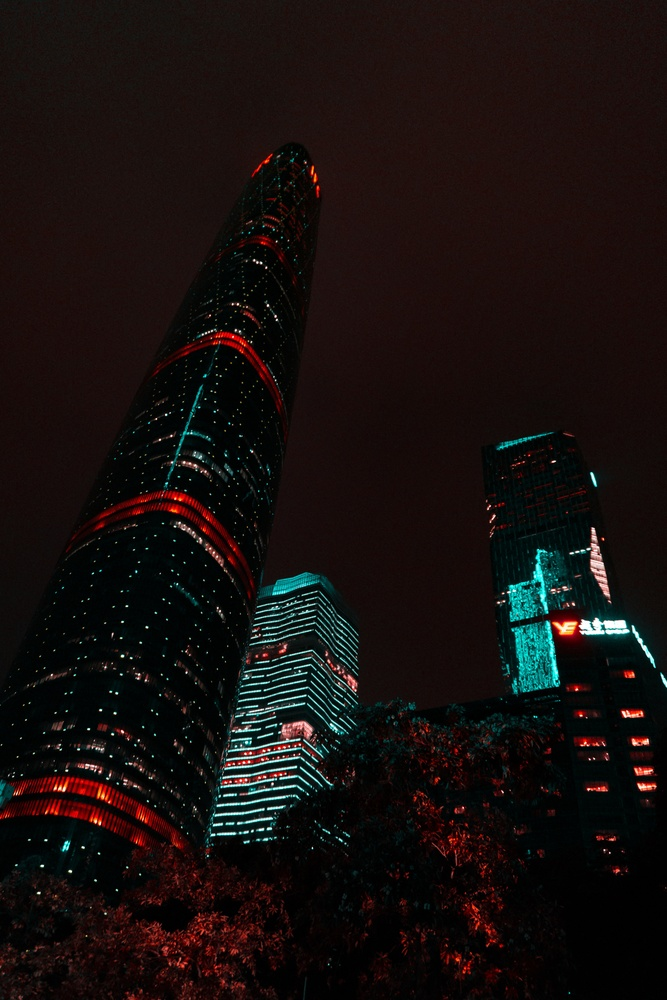
#> input picture images_datasets/pexels-example2.jpg, 667 x 1000 px, shrunk from 3720 x 5580 before the run
$ jupyter execute --allow-errors Compress_with_PCA.ipynb
#> lines starting #> are read from the running program, lines starting #| are printed output that depends on the picture
## Image Colour Compression using Principal Component Analysis

Import Libraries

[cell 1]
import numpy as np
import pandas as pd
import matplotlib.pyplot as plt
from sklearn.decomposition import PCA
import cv2
from scipy.stats import stats
import matplotlib.image as mpimg

Load Image

[cell 2]
img = cv2.cvtColor(cv2.imread('images_datasets/pexels-example2.jpg'), cv2.COLOR_BGR2RGB)
plt.imshow(img)
plt.show()

Image Properties

[cell 3]
img.shape
#> Out = (1000, 667, 3)

Split Image and Display

[cell 4]
#Splitting into channels
blue,green,red = cv2.split(img)
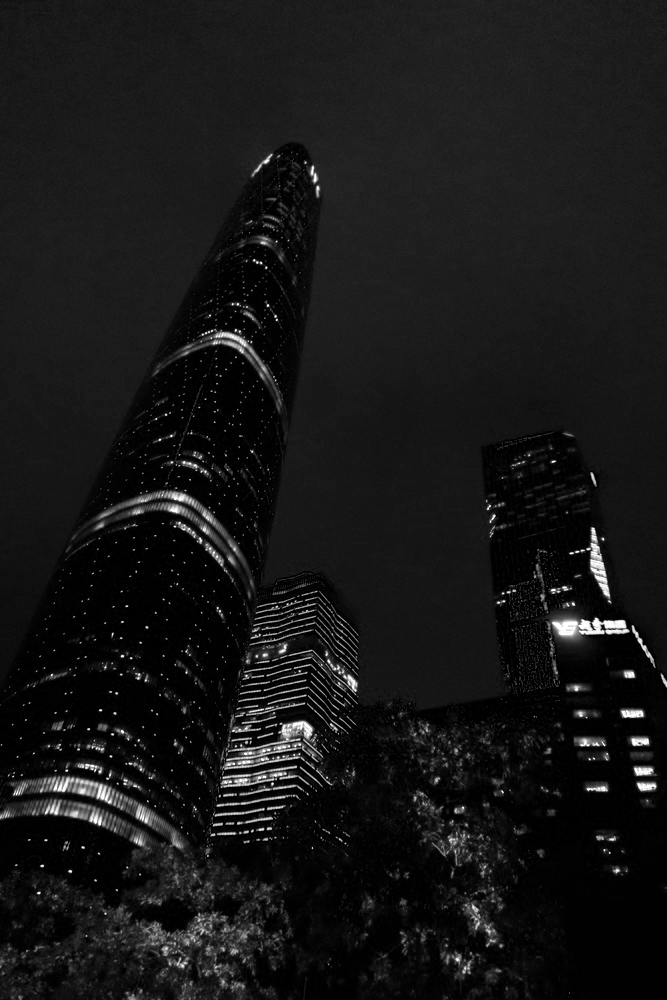
#> blue: shape (1000, 667); min 0, max 255, mean 22.3
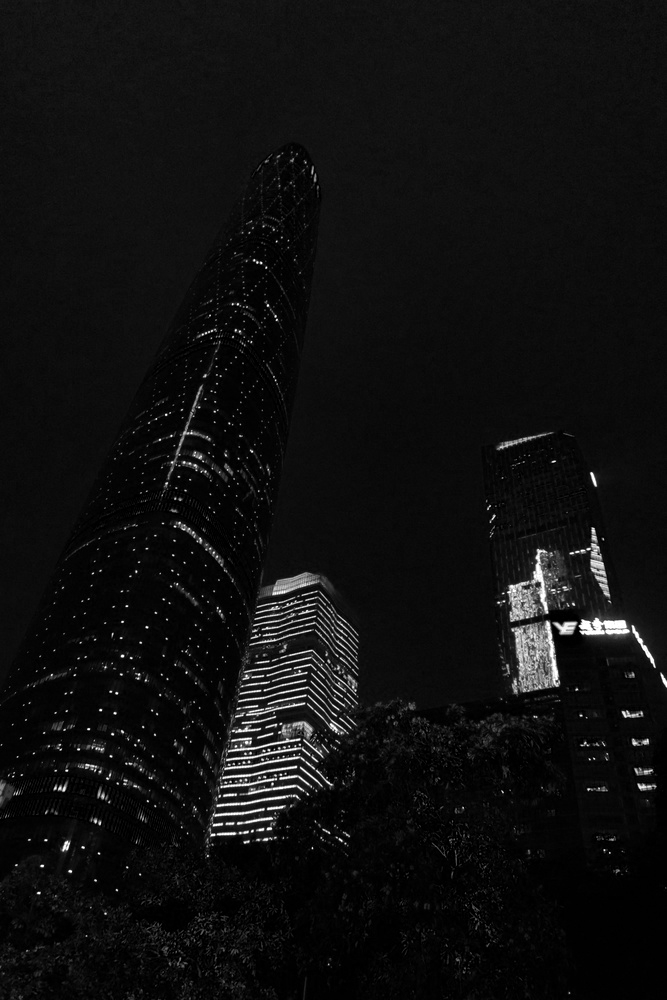
#> green: shape (1000, 667); min 0, max 255, mean 15.4
# Plotting the images
fig = plt.figure(figsize = (15, 7.2))
fig.add_subplot(131)
plt.title("Blue Channel")
plt.imshow(blue)
fig.add_subplot(132)
plt.title("Green Channel")
plt.imshow(green)
fig.add_subplot(133)
plt.title("Red Channel")
plt.imshow(red)
plt.show()
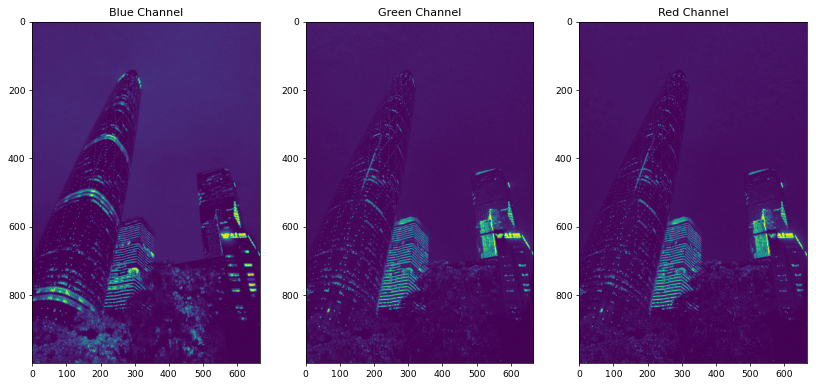
#> figure drawn by matplotlib, 3 panels

Blue channel dataframe

[cell 5]
blue_temp_df = pd.DataFrame(data = blue)
#> blue_temp_df = table of 1000 rows and 667 columns
blue_temp_df
#> Out = table of 1000 rows and 667 columns

I will divide all the data of all channels by 255 so that the data is scaled between 0 and 1.

[cell 6]
df_blue = blue/255
df_green = green/255
df_red = red/255

We already have seen that each channel has 3720 dimensions, and we will now consider only 50 dimensions for PCA and fit and transform the data and check how much variance is explained after reducing data to 50 dimensions.

[cell 7]
pca_b = PCA(n_components=50)
pca_b.fit(df_blue)
trans_pca_b = pca_b.transform(df_blue)
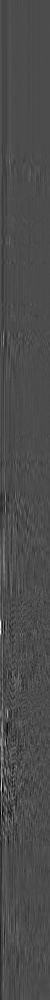
#> trans_pca_b: shape (1000, 50) float64; min -2.79, max 6.53, mean 2.5e-16; drawn with min black and max white
pca_g = PCA(n_components=50)
pca_g.fit(df_green)
trans_pca_g = pca_g.transform(df_green)
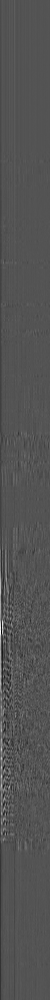
#> trans_pca_g: shape (1000, 50) float64; min -2.91, max 5.94, mean -1.82e-16; drawn with min black and max white
pca_r = PCA(n_components=50)
pca_r.fit(df_red)
trans_pca_r = pca_r.transform(df_red)

We have fitted the data in PCA, let’s check the shape of the transformed image of each channel:

[cell 8]
print(trans_pca_b.shape)
#| (1000, 50)
print(trans_pca_r.shape)
#| (1000, 50)
print(trans_pca_g.shape)
#| (1000, 50)

That is as expected. Let’s check the sum of explained variance ratios of the 50 PCA components (i.e. most dominated 50 Eigenvalues) for each channel.

[cell 9]
print(f"Blue Channel : {sum(pca_b.explained_variance_ratio_)}")
print(f"Green Channel: {sum(pca_g.explained_variance_ratio_)}")
print(f"Red Channel  : {sum(pca_r.explained_variance_ratio_)}")

Wow, that’s superb! because only using 50 components we can keep around 80% of the variance in the data.
Let's plot bar charts to check the explained variance ratio by each Eigenvalues separately for each of the 3 channels:

[cell 10]
fig = plt.figure(figsize = (15, 7.2))
fig.add_subplot(131)
plt.title("Blue Channel")
plt.ylabel('Variation explained')
plt.xlabel('Eigen Value')
plt.bar(list(range(1,51)),pca_b.explained_variance_ratio_)
fig.add_subplot(132)
plt.title("Green Channel")
plt.ylabel('Variation explained')
plt.xlabel('Eigen Value')
plt.bar(list(range(1,51)),pca_g.explained_variance_ratio_)
fig.add_subplot(133)
plt.title("Red Channel")
plt.ylabel('Variation explained')
plt.xlabel('Eigen Value')
plt.bar(list(range(1,51)),pca_r.explained_variance_ratio_)
plt.show()
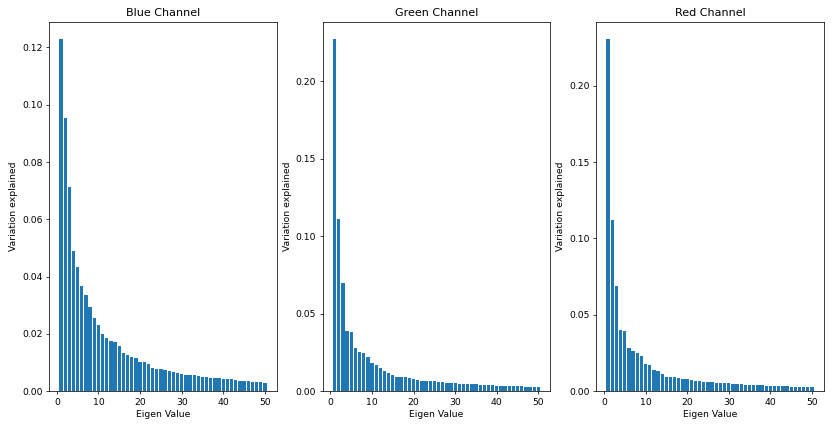
#> figure drawn by matplotlib, 3 panels; panel 1: tallest bar 0.123 high, from x = 0.6 to 1.4; panel 2: tallest bar 0.227 high, from x = 0.6 to 1.4; panel 3: tallest bar 0.23 high, from x = 0.6 to 1.4

Image Reconstruct : We have completed our PCA dimensionality reduction. Now we will visualize the image again and for that, we have to reverse transform the data first and then merge the data of all the 3 channels into one. Let’s proceed.

[cell 11]
b_arr = pca_b.inverse_transform(trans_pca_b)
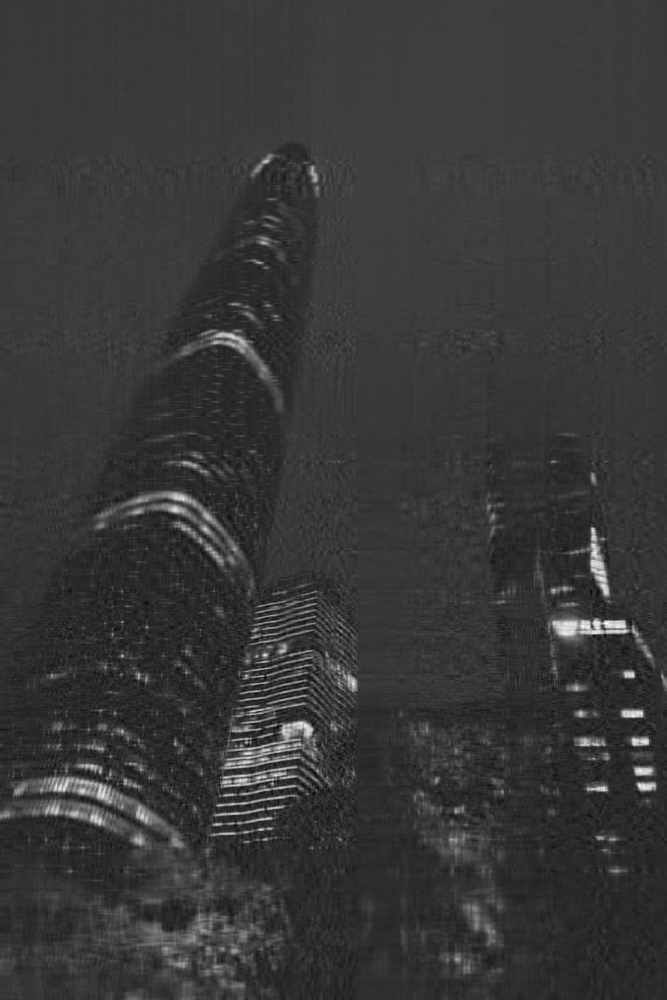
#> b_arr: shape (1000, 667) float64; min -0.226, max 1.19, mean 0.0873; drawn with min black and max white
g_arr = pca_g.inverse_transform(trans_pca_g)
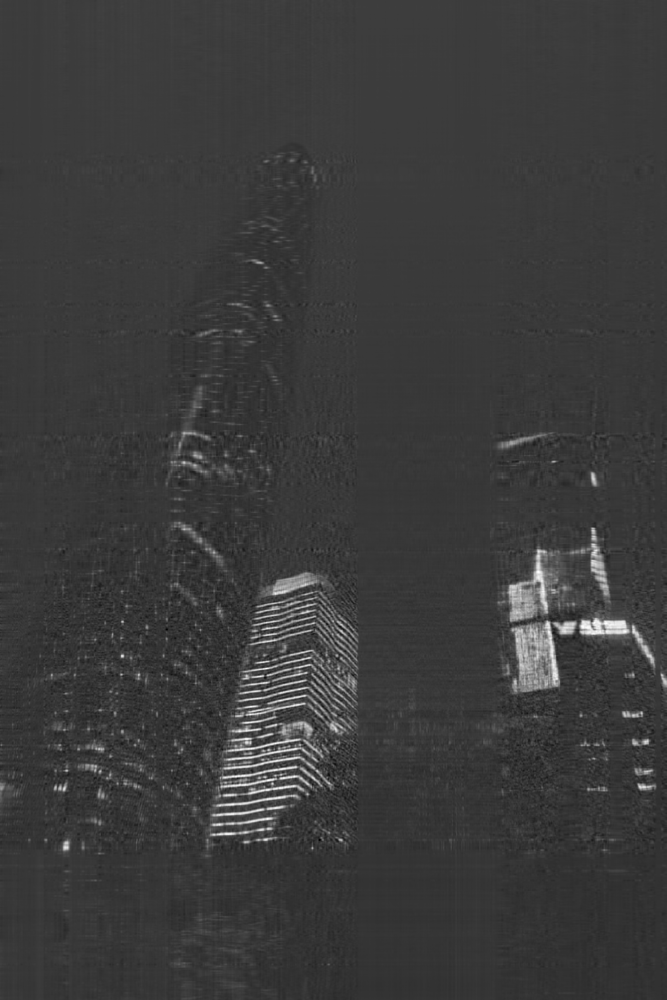
#> g_arr: shape (1000, 667) float64; min -0.27, max 1.14, mean 0.0604; drawn with min black and max white
r_arr = pca_r.inverse_transform(trans_pca_r)
print(b_arr.shape, g_arr.shape, r_arr.shape)
#| (1000, 667) (1000, 667) (1000, 667)

We can inverse transform the data to the original shape (although each channel is still separated), but as we know all the images are already compressed.
We will merge all the channels into one and print the final shape:

[cell 12]
img_reduced= (cv2.merge((b_arr, g_arr, r_arr)))
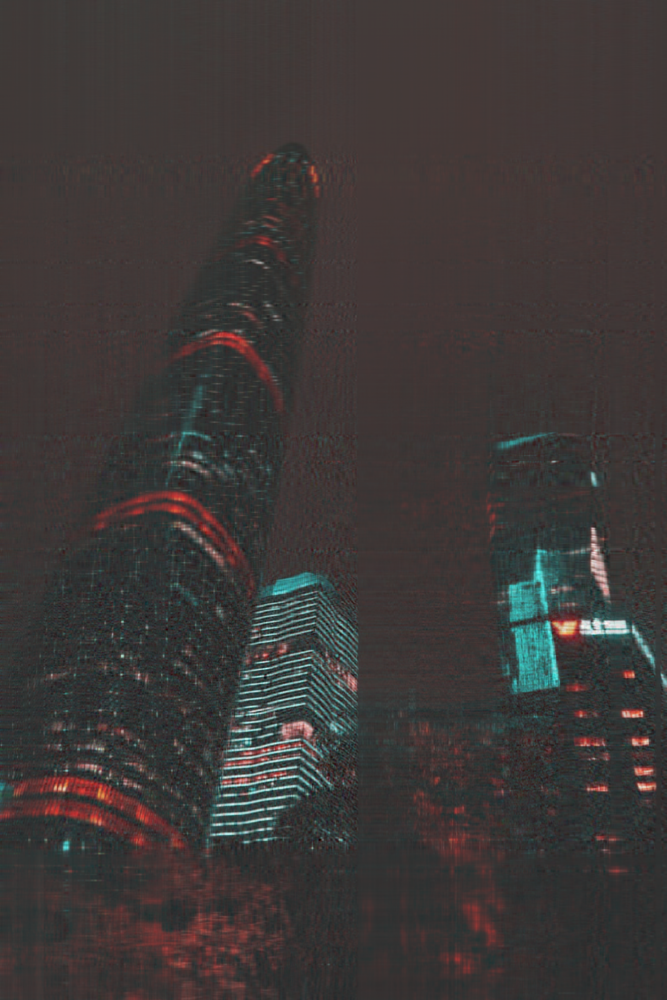
#> img_reduced: shape (1000, 667, 3) float64; mean R, G, B 0.0873, 0.0604, 0.055; drawn with min black and max white
print(img_reduced.shape)
#| (1000, 667, 3)

That’s great to see the exact shape of the original image that we had imported at the very beginning. Now we will display both the Images (original and reduced) side by side.

[cell 13]
fig = plt.figure(figsize = (10, 7.2))
fig.add_subplot(121)
plt.title("Original Image")
plt.imshow(img)
fig.add_subplot(122)
plt.title("Reduced Image")
plt.imshow(img_reduced)
plt.show()
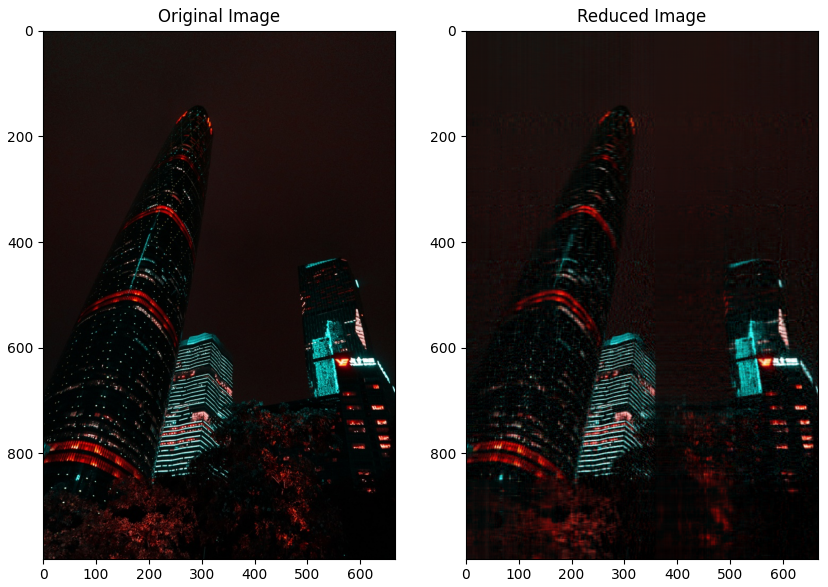
#> figure drawn by matplotlib, 2 panels
#> the sliders are set to 

$ run again, with images_datasets/pexels-example1.jpg copied over images_datasets/pexels-example2.jpg
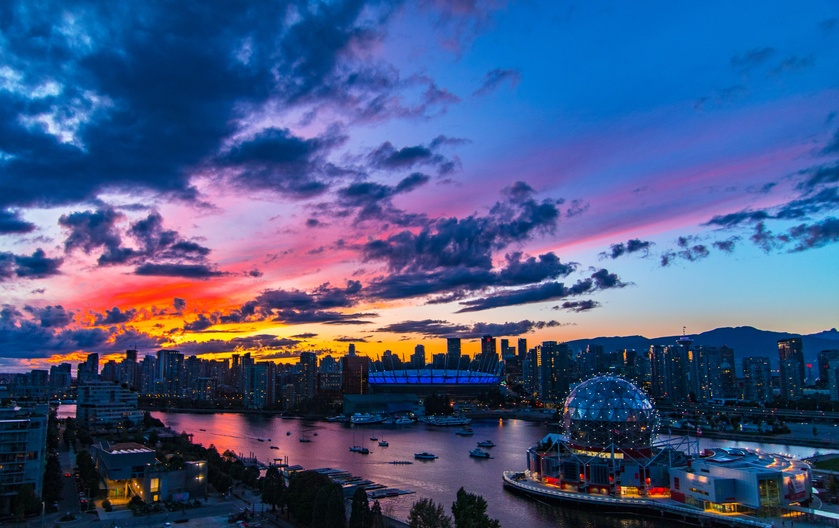
#> input picture images_datasets/pexels-example1.jpg, 839 x 528 px, shrunk from 4443 x 2794 before the run
#> blue_temp_df = table of 528 rows and 839 columns
#| (528, 50)
#| (528, 50)
#| (528, 50)
#| (528, 839) (528, 839) (528, 839)
#> `img_reduced= (cv2.merge((b_arr, g_arr, r_arr)))`:
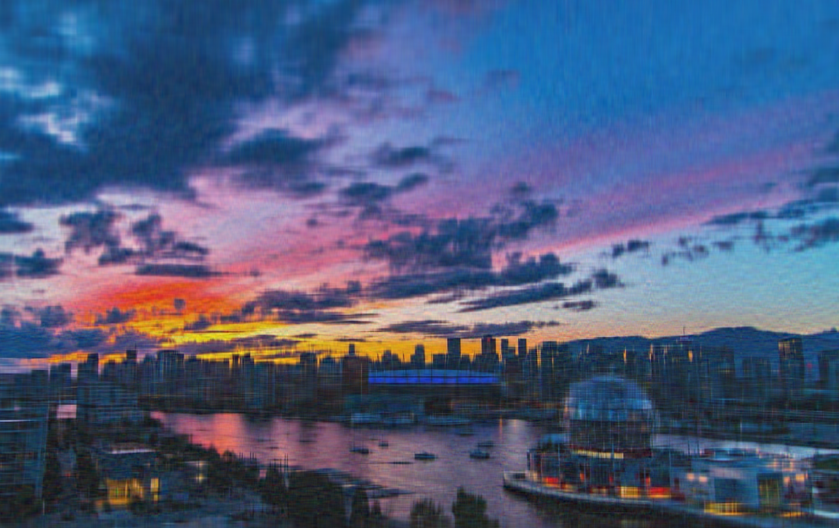
#> img_reduced: shape (528, 839, 3) float64; mean R, G, B 0.271, 0.345, 0.521; drawn with min black and max white
#| (528, 839, 3)
#> `plt.show()`:
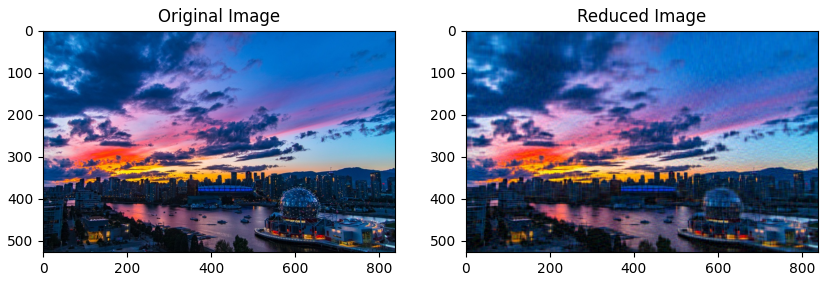
#> figure drawn by matplotlib, 2 panels
